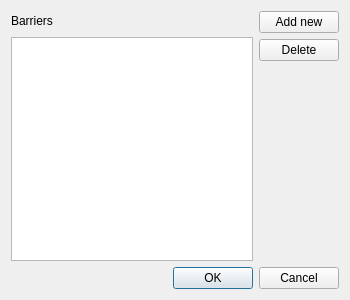
<?xml version="1.0" encoding="UTF-8"?>
<ui version="4.0">
 <class>ConfigureBarrierDialog</class>
 <widget class="QDialog" name="ConfigureBarrierDialog">
  <property name="geometry">
   <rect>
    <x>0</x>
    <y>0</y>
    <width>350</width>
    <height>300</height>
   </rect>
  </property>
  <property name="windowTitle">
   <string>Configure Barrieres</string>
  </property>
  <layout class="QVBoxLayout" name="verticalLayout_3">
   <item>
    <layout class="QHBoxLayout" name="horizontalLayout_2">
     <item>
      <layout class="QVBoxLayout" name="verticalLayout">
       <item>
        <layout class="QHBoxLayout" name="horizontalLayout">
         <item>
          <widget class="QLabel" name="label">
           <property name="text">
            <string>Barriers</string>
           </property>
          </widget>
         </item>
         <item>
          <spacer name="horizontalSpacer">
           <property name="orientation">
            <enum>Qt::Horizontal</enum>
           </property>
           <property name="sizeHint" stdset="0">
            <size>
             <width>40</width>
             <height>20</height>
            </size>
           </property>
          </spacer>
         </item>
        </layout>
       </item>
       <item>
        <widget class="QListWidget" name="BarriersListWidget">
         <property name="sortingEnabled">
          <bool>true</bool>
         </property>
        </widget>
       </item>
      </layout>
     </item>
     <item>
      <layout class="QVBoxLayout" name="verticalLayout_2">
       <item>
        <widget class="QPushButton" name="AddBarrierPushButton">
         <property name="text">
          <string>Add new</string>
         </property>
        </widget>
       </item>
       <item>
        <widget class="QPushButton" name="DeleteBarrierPushButton">
         <property name="text">
          <string>Delete</string>
         </property>
        </widget>
       </item>
       <item>
        <spacer name="verticalSpacer">
         <property name="orientation">
          <enum>Qt::Vertical</enum>
         </property>
         <property name="sizeHint" stdset="0">
          <size>
           <width>20</width>
           <height>40</height>
          </size>
         </property>
        </spacer>
       </item>
      </layout>
     </item>
    </layout>
   </item>
   <item>
    <widget class="QDialogButtonBox" name="buttonBox">
     <property name="orientation">
      <enum>Qt::Horizontal</enum>
     </property>
     <property name="standardButtons">
      <set>QDialogButtonBox::Cancel|QDialogButtonBox::Ok</set>
     </property>
    </widget>
   </item>
  </layout>
 </widget>
 <resources/>
 <connections>
  <connection>
   <sender>buttonBox</sender>
   <signal>accepted()</signal>
   <receiver>ConfigureBarrierDialog</receiver>
   <slot>accept()</slot>
   <hints>
    <hint type="sourcelabel">
     <x>248</x>
     <y>254</y>
    </hint>
    <hint type="destinationlabel">
     <x>157</x>
     <y>274</y>
    </hint>
   </hints>
  </connection>
  <connection>
   <sender>buttonBox</sender>
   <signal>rejected()</signal>
   <receiver>ConfigureBarrierDialog</receiver>
   <slot>reject()</slot>
   <hints>
    <hint type="sourcelabel">
     <x>316</x>
     <y>260</y>
    </hint>
    <hint type="destinationlabel">
     <x>286</x>
     <y>274</y>
    </hint>
   </hints>
  </connection>
 </connections>
</ui>
